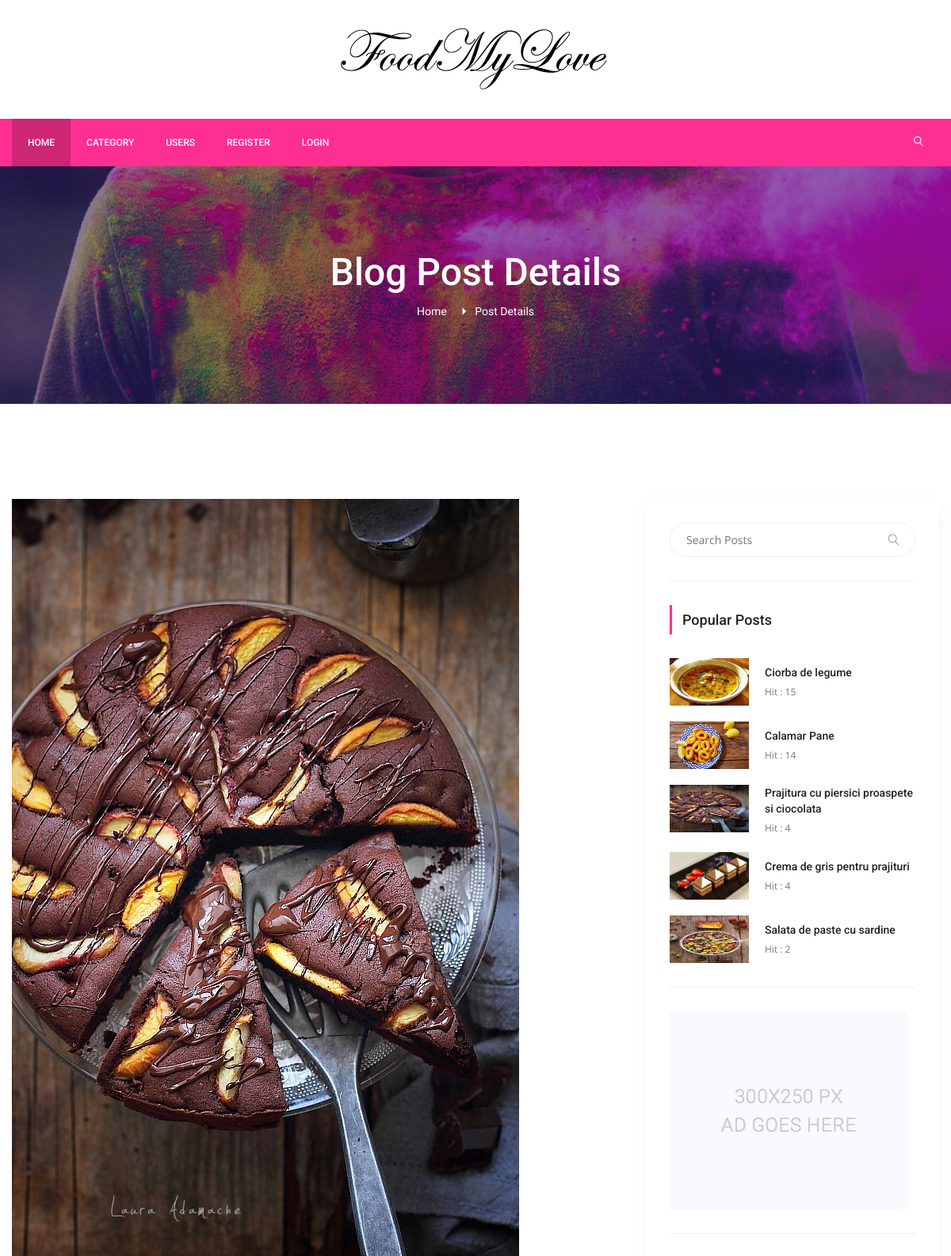
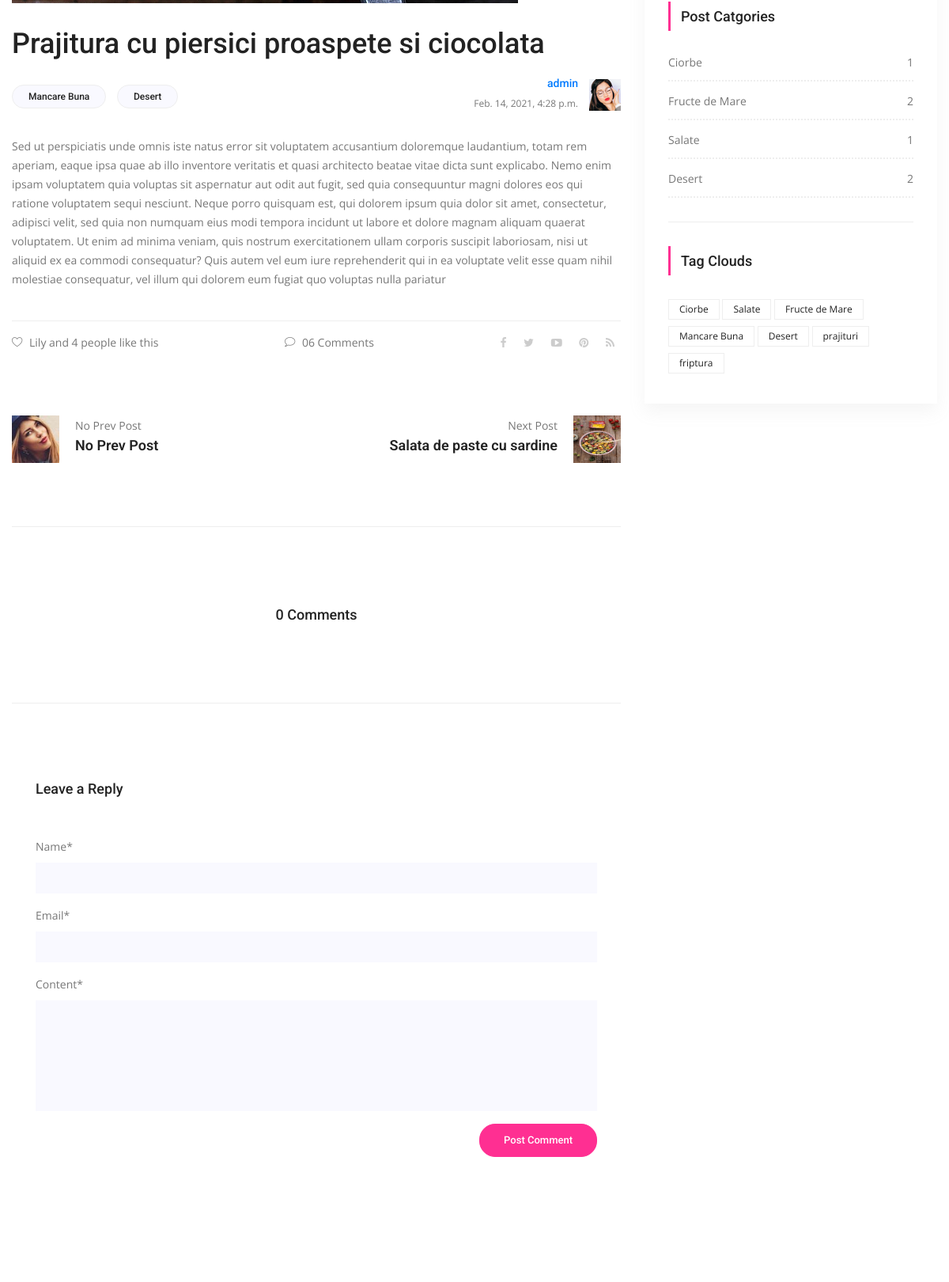
Screenshot of /detail/3/prajitura-cu-piersici-proaspete-si-ciocolata (upper part) with the database file from the repository (2 pictures, top to bottom).
### posts/models.py (models this page shows, shortened)
class Post(models.Model):
    title = models.CharField(max_length=150)
    content = models.TextField()
    publishing_date = models.DateTimeField(auto_now=True)
    image = models.ImageField(blank=True, null=True, upload_to='uploads/')
    user = models.ForeignKey(settings.AUTH_USER_MODEL,
                             on_delete=models.CASCADE)
    slug = models.SlugField(default='slug', editable=False)
    category = models.ForeignKey(Category,
                                 on_delete=models.CASCADE,
                                 default=1,
                                 related_name='posts')
    tag = models.ManyToManyField(Tag, related_name='posts', blank=True)
    slider_post = models.BooleanField(default=False)
    hit = models.PositiveIntegerField(default=0)
    def comment_count(self):
        return self.comments.all().count()

class Tag(models.Model):
    title = models.CharField(max_length=50)
    slug = models.SlugField(editable=False)
    def __str__(self):
        return self.title

class Category(models.Model):
    title = models.CharField(max_length=150)
    slug = models.SlugField(editable=False)
    def post_count(self):
        return self.posts.all().count()

### posts/views.py (the view, shortened to what this page needs)
# urls.py: path('detail/<int:pk>/<slug:slug>', PostDetail.as_view(), name='detail'),
class PostDetail(DetailView, FormMixin):
    template_name = 'posts/detail.html'
    model = Post
    context_object_name = 'single'
    form_class = CreateCommentForm
    def get(self, request, *args, **kwargs):
        self.hit = Post.objects.filter(id=self.kwargs['pk']).update(
            hit=F('hit') + 1)
        return super(PostDetail, self).get(request, *args, **kwargs)
    def get_context_data(self, **kwargs):
        context = super(PostDetail, self).get_context_data(**kwargs)
        context['previous'] = Post.objects.filter(
            id__lt=self.kwargs['pk']).order_by('-pk').first()
        context['next'] = Post.objects.filter(
            id__gt=self.kwargs['pk']).order_by('pk').first()
        context['form'] = self.get_form()
        return context

### posts/forms.py
class CreateCommentForm(forms.ModelForm):
    def __init__(self, *args, **kwargs):
        super(CreateCommentForm, self).__init__(*args, **kwargs)
        self.helper = FormHelper()
        self.helper.form_method = 'post'
        self.helper.layout = Layout(
            Field('name', css_class='form-control'),
            Field('email', css_class='form-control'),
            Field('content', css_class='form-control mb-10'),
        )
        self.helper.add_input(
            Submit('submit',
                   'Post Comment',
                   css_class='primary-btn submit_btn'))
    class Meta:
        model = Comment
        fields = [
            'name',
            'email',
            'content',
        ]

### posts/templatetags/custom_tags.py (called while the page is built)
@register.simple_tag(name='categories')
def all_categories():
    return Category.objects.all()

@register.simple_tag(name='tags')
def all_tags():
    return Tag.objects.all()

@register.simple_tag(name='hit_posts')
def hit_posts():
    return Post.objects.order_by('-hit')[:5]

### templates/posts/detail.html (shortened to what this page needs)
{% extends 'base.html' %}
{% load static %}
{% load crispy_forms_tags %}
{% block content %}
        <section class="banner_area">
            <div class="banner_inner d-flex align-items-center">
            	<div class="overlay bg-parallax" data-stellar-ratio="0.9" data-stellar-vertical-offset="0" data-background=""></div>
				<div class="container">
					<div class="banner_content text-center">
						<h2>Blog Post Details</h2>
						<div class="page_link">
							<a href="index.html">Home</a>
							<a href="single-blog.html">Post Details</a>
						</div>
					</div>
				</div>
            </div>
        </section>
        <section class="blog_area p_120 single-post-area">
            <div class="container">
                <div class="row">
                    <div class="col-lg-8">
       					<div class="main_blog_details">
       						<img class="img-fluid" src="{{ single.image.url }}" alt="">
       						<a href="#"><h4>{{ single.title }}</h4></a>
       						<div class="user_details">
       							<div class="float-left">
                                    {% for tag in single.tag.all %}
       								<a href="{% url 'tag_detail' tag.slug %}">{{ tag.title }}</a>
       								{% endfor %}
       							</div>
       							<div class="float-right">
       								<div class="media">
       									<div class="media-body">
       										<h5><a href="{% url 'users:user_posts' single.user.pk %}" >{{single.user.username }}</a></h5>
       										<p>{{ single.publishing_date }}</p>
       									</div>
       									<div class="d-flex">
       										<img src="{% static "img/blog/user-img.jpg" %}" alt="">
       									</div>
       								</div>
       							</div>
       						</div>
       						    <p>{{ single.content }}</p>
      						<div class="news_d_footer">
      							<a href="#"><i class="lnr lnr lnr-heart"></i>Lily and 4 people like this</a>
      							<a class="justify-content-center ml-auto" href="#"><i class="lnr lnr lnr-bubble"></i>06 Comments</a>
      							<div class="news_socail ml-auto">
									<a href="#"><i class="fa fa-facebook"></i></a>
									<a href="#"><i class="fa fa-twitter"></i></a>
									<a href="#"><i class="fa fa-youtube-play"></i></a>
									<a href="#"><i class="fa fa-pinterest"></i></a>
									<a href="#"><i class="fa fa-rss"></i></a>
								</div>
      						</div>
       					</div>
       					<div class="navigation-area">
                            <div class="row">
                                {% if revious %}
                                <div class="col-lg-6 col-md-6 col-12 nav-left flex-row d-flex justify-content-start align-items-center">
                                    <div class="thumb">
                                        <a href="{% url 'detail' previous.pk previous.slug %}"><img class="img-fluid" src="{{ previous.image.url }}" alt="" style="width: 60px; height: 60px;"></a>
                                    </div>
                                    <div class="arrow">
                                        <a href="{% url 'detail' previous.pk previous.slug %}"><span class="lnr text-white lnr-arrow-left"></span></a>
                                    </div>
                                    <div class="detials">
                                        <p>Prev Post</p>
                                        <a href="{% url 'detail' previous.pk previous.slug %}"><h4>{{ previous.title }}</h4></a>
                                    </div>
                                </div>
                                {% else %}
                                <div class="col-lg-6 col-md-6 col-12 nav-left flex-row d-flex justify-content-start align-items-center">
                                    <div class="thumb">
                                        <a href="#"><img class="img-fluid" src="{% static "img/blog/prev.jpg" %}" alt=""></a>
                                    </div>
                                    <div class="arrow">
                                        <a href="#"></a>
                                    </div>
                                    <div class="detials">
                                        <p>No Prev Post</p>
                                        <a href="#"><h4>No Prev Post</h4></a>
                                    </div>
                                </div>
                                {% endif %}
                                {% if next %}
                                <div class="col-lg-6 col-md-6 col-12 nav-right flex-row d-flex justify-content-end align-items-center">
                                    <div class="detials">
                                        <p>Next Post</p>
                                        <a href="{% url 'detail' next.pk next.slug %}"><h4>{{ next.title }}</h4></a>
                                    </div>
                                    <div class="arrow">
                                        <a href="{% url 'detail' next.pk next.slug %}"></a>
                                    </div>
                                    <div class="thumb">
                                        <a href="{% url 'detail' next.pk next.slug %}"><img class="img-fluid" src={{next.image.url}} alt="" style="width: 60px; height: 60px;"></a>
                                    </div>
                                </div>
                                {% endif %}
                            </div>
                        </div>
                        <div class="comments-area">
                            <h4>{{ single.comment_count }} Comments</h4>
                        </div>
                        <div class="comment-form">
                            <h4>Leave a Reply</h4>
                            {% crispy form %}
                        </div>
        			</div>
                    {% include 'right_side.html' %}
                </div>
            </div>
        </section>
{% endblock %}

### templates/right_side.html
{% load static %}
{% load custom_tags %}
 <div class="col-lg-4">
    <div class="blog_right_sidebar">
        <aside class="single_sidebar_widget search_widget">
            <form action="{% url 'search' %}" method="GET">
                <div class="input-group">
                    <input type="text" class="form-control" placeholder="Search Posts" name='q'>
                    <span class="input-group-btn">
                        <button class="btn btn-default" type="button"><i class="lnr lnr-magnifier"></i></button>
                    </span>
                </div>
            </form>
            <div class="br"></div>
        </aside>
        <aside class="single_sidebar_widget popular_post_widget">
            <h3 class="widget_title">Popular Posts</h3>
            {% hit_posts as posts %}
            {% for post in posts %}
            <div class="media post_item">
                <img src="{{ post.image.url }}" alt="post" style="width: 100px; height: 60px;">
                <div class="media-body">
                    <a href="{% url 'detail' post.pk post.slug %}"><h3>{{ post.title }}</h3></a>
                    <p>Hit : {{ post.hit }}</p>
                </div>
            </div>
            {% endfor %}
            <div class="br"></div>
        </aside>
        <aside class="single_sidebar_widget">
            <a href="#"><img class="img-fluid" src="{% static "img/blog/add.jpg" %}" alt=""></a>
            <div class="br"></div>
        </aside>
        <aside class="single_sidebar_widget post_category_widget">
            <h4 class="widget_title">Post Catgories</h4>
            <ul class="list cat-list">
                {% categories as categories %}
                {% for category in categories %}
                <li>
                    <a href="{% url 'category_detail' pk=category.id slug=category.slug %}" class="d-flex justify-content-between">
                        <p>{{ category.title }}</p>
                        <p>{{ category.post_count }}</p>
                    </a>
                </li>
                {% endfor %}
            </ul>
            <div class="br"></div>
        </aside>
        <aside class="single-sidebar-widget tag_cloud_widget">
            <h4 class="widget_title">Tag Clouds</h4>
            <ul class="list">
                {% tags as labels %}
                {% for label in labels %}
                <li><a href="{% url 'tag_detail' label.slug %}">{{ label }}</a></li>
                {% endfor %}
            </ul>
        </aside>
    </div>
</div>

### rows the page displays
Post: image (picture), title "Prajitura cu piersici proaspete si ciocolata", user.username "admin", publishing_date "Feb. 14, 2021, 4:28 p.m.", content "Sed ut perspiciatis unde omnis iste natus error sit voluptatem accusantium doloremque laudantium, totam rem aperiam, eaque ipsa quae ab illo inventore veritatis et quasi architecto beatae vitae dicta sunt explicabo. Nemo enim ipsam voluptatem quia voluptas sit aspernatur aut odit aut fugit, sed quia consequuntur magni dolores eos qui ratione voluptatem sequi nesciunt. Neque porro quisquam est, qui dolorem ipsum quia dolor sit amet, consectetur, adipisci velit, sed quia non numquam eius modi tempora incidunt ut labore et dolore magnam aliquam quaerat voluptatem. Ut enim ad minima veniam, quis nostrum exercitationem ullam corporis suscipit laboriosam, nisi ut aliquid ex ea commodi…", comment_count "0", hit "4"
Tag: title "Mancare Buna"
Tag: title "Desert"
Post: title "Salata de paste cu sardine", image (picture), hit "2"
Post: image (picture), title "Ciorba de legume", hit "15"
Post: image (picture), title "Calamar Pane", hit "14"
Post: image (picture), title "Crema de gris pentru prajituri", hit "4"
Category: title "Ciorbe", post_count "1"
Category: title "Fructe de Mare", post_count "2"
Category: title "Salate", post_count "1"
Category: title "Desert", post_count "2"
Tag: title "Ciorbe"
Tag: title "Salate"
Tag: title "Fructe de Mare"
Tag: title "prajituri"
Tag: title "friptura"
